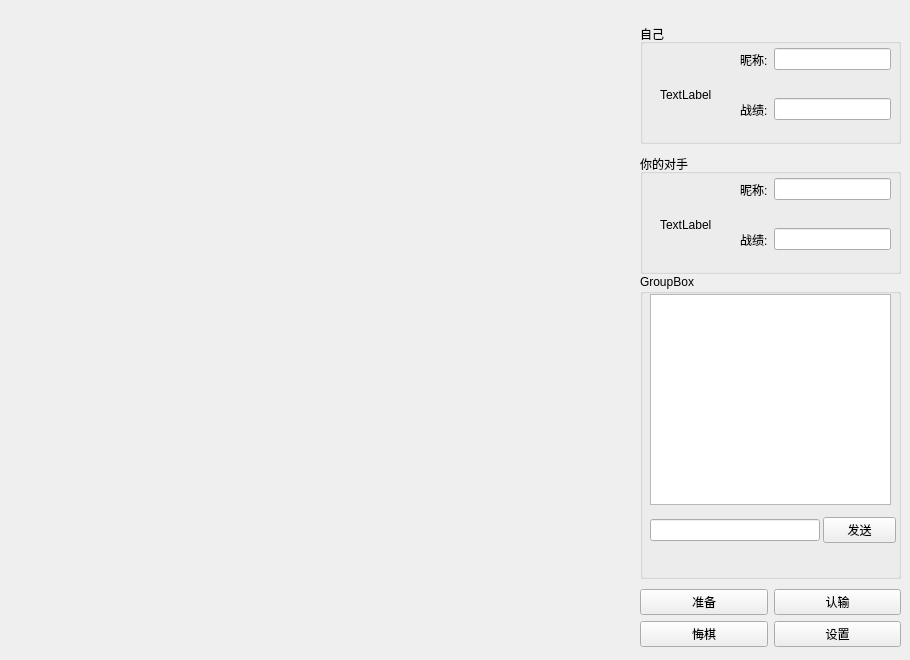
<?xml version="1.0" encoding="UTF-8"?>
<ui version="4.0">
 <class>HomePage</class>
 <widget class="QWidget" name="HomePage">
  <property name="geometry">
   <rect>
    <x>0</x>
    <y>0</y>
    <width>910</width>
    <height>660</height>
   </rect>
  </property>
  <property name="windowTitle">
   <string>Form</string>
  </property>
  <widget class="QWidget" name="gridLayoutWidget">
   <property name="geometry">
    <rect>
     <x>720</x>
     <y>10</y>
     <width>4</width>
     <height>4</height>
    </rect>
   </property>
   <layout class="QGridLayout" name="gridLayout"/>
  </widget>
  <widget class="QWidget" name="verticalLayoutWidget">
   <property name="geometry">
    <rect>
     <x>640</x>
     <y>10</y>
     <width>261</width>
     <height>641</height>
    </rect>
   </property>
   <layout class="QVBoxLayout" name="verticalLayout_2">
    <item>
     <widget class="QGroupBox" name="groupBox_4">
      <property name="minimumSize">
       <size>
        <width>0</width>
        <height>120</height>
       </size>
      </property>
      <property name="maximumSize">
       <size>
        <width>16777215</width>
        <height>100</height>
       </size>
      </property>
      <property name="title">
       <string>自己</string>
      </property>
      <widget class="QLabel" name="label_9">
       <property name="geometry">
        <rect>
         <x>20</x>
         <y>40</y>
         <width>61</width>
         <height>61</height>
        </rect>
       </property>
       <property name="text">
        <string>TextLabel</string>
       </property>
      </widget>
      <widget class="QWidget" name="horizontalLayoutWidget_5">
       <property name="geometry">
        <rect>
         <x>100</x>
         <y>20</y>
         <width>151</width>
         <height>31</height>
        </rect>
       </property>
       <layout class="QHBoxLayout" name="horizontalLayout_5">
        <item>
         <widget class="QLabel" name="label_10">
          <property name="text">
           <string>昵称:</string>
          </property>
         </widget>
        </item>
        <item>
         <widget class="QLineEdit" name="lineEdit_6"/>
        </item>
       </layout>
      </widget>
      <widget class="QWidget" name="horizontalLayoutWidget_6">
       <property name="geometry">
        <rect>
         <x>100</x>
         <y>70</y>
         <width>151</width>
         <height>31</height>
        </rect>
       </property>
       <layout class="QHBoxLayout" name="horizontalLayout_8">
        <item>
         <widget class="QLabel" name="label_11">
          <property name="text">
           <string>战绩:</string>
          </property>
         </widget>
        </item>
        <item>
         <widget class="QLineEdit" name="lineEdit_7"/>
        </item>
       </layout>
      </widget>
     </widget>
    </item>
    <item>
     <widget class="QGroupBox" name="groupBox">
      <property name="minimumSize">
       <size>
        <width>0</width>
        <height>120</height>
       </size>
      </property>
      <property name="maximumSize">
       <size>
        <width>16777215</width>
        <height>100</height>
       </size>
      </property>
      <property name="title">
       <string>你的对手</string>
      </property>
      <widget class="QLabel" name="label_4">
       <property name="geometry">
        <rect>
         <x>20</x>
         <y>40</y>
         <width>61</width>
         <height>61</height>
        </rect>
       </property>
       <property name="text">
        <string>TextLabel</string>
       </property>
      </widget>
      <widget class="QWidget" name="horizontalLayoutWidget">
       <property name="geometry">
        <rect>
         <x>100</x>
         <y>20</y>
         <width>151</width>
         <height>31</height>
        </rect>
       </property>
       <layout class="QHBoxLayout" name="horizontalLayout">
        <item>
         <widget class="QLabel" name="label_3">
          <property name="text">
           <string>昵称:</string>
          </property>
         </widget>
        </item>
        <item>
         <widget class="QLineEdit" name="lineEdit"/>
        </item>
       </layout>
      </widget>
      <widget class="QWidget" name="horizontalLayoutWidget_2">
       <property name="geometry">
        <rect>
         <x>100</x>
         <y>70</y>
         <width>151</width>
         <height>31</height>
        </rect>
       </property>
       <layout class="QHBoxLayout" name="horizontalLayout_2">
        <item>
         <widget class="QLabel" name="label_5">
          <property name="text">
           <string>战绩:</string>
          </property>
         </widget>
        </item>
        <item>
         <widget class="QLineEdit" name="lineEdit_2"/>
        </item>
       </layout>
      </widget>
     </widget>
    </item>
    <item>
     <widget class="QGroupBox" name="groupBox_3">
      <property name="minimumSize">
       <size>
        <width>0</width>
        <height>283</height>
       </size>
      </property>
      <property name="maximumSize">
       <size>
        <width>16777215</width>
        <height>305</height>
       </size>
      </property>
      <property name="title">
       <string>GroupBox</string>
      </property>
      <widget class="QTextEdit" name="text_edit_chat_info">
       <property name="geometry">
        <rect>
         <x>10</x>
         <y>20</y>
         <width>241</width>
         <height>211</height>
        </rect>
       </property>
       <property name="html">
        <string>&lt;!DOCTYPE HTML PUBLIC &quot;-//W3C//DTD HTML 4.0//EN&quot; &quot;http://www.w3.org/TR/REC-html40/strict.dtd&quot;&gt;
&lt;html&gt;&lt;head&gt;&lt;meta name=&quot;qrichtext&quot; content=&quot;1&quot; /&gt;&lt;style type=&quot;text/css&quot;&gt;
p, li { white-space: pre-wrap; }
&lt;/style&gt;&lt;/head&gt;&lt;body style=&quot; font-family:'.AppleSystemUIFont'; font-size:13pt; font-weight:400; font-style:normal;&quot;&gt;
&lt;p style=&quot;-qt-paragraph-type:empty; margin-top:0px; margin-bottom:0px; margin-left:0px; margin-right:0px; -qt-block-indent:0; text-indent:0px; font-family:'.AppleSystemUIFont';&quot;&gt;&lt;br /&gt;&lt;/p&gt;&lt;/body&gt;&lt;/html&gt;</string>
       </property>
      </widget>
      <widget class="QWidget" name="horizontalLayoutWidget_7">
       <property name="geometry">
        <rect>
         <x>10</x>
         <y>240</y>
         <width>246</width>
         <height>33</height>
        </rect>
       </property>
       <layout class="QHBoxLayout" name="horizontalLayout_9">
        <item>
         <widget class="QLineEdit" name="lineEdit_5">
          <property name="minimumSize">
           <size>
            <width>170</width>
            <height>0</height>
           </size>
          </property>
         </widget>
        </item>
        <item>
         <widget class="QPushButton" name="pushButton_7">
          <property name="maximumSize">
           <size>
            <width>73</width>
            <height>16777215</height>
           </size>
          </property>
          <property name="text">
           <string>发送</string>
          </property>
         </widget>
        </item>
       </layout>
      </widget>
     </widget>
    </item>
    <item>
     <layout class="QGridLayout" name="gridLayout_3">
      <item row="0" column="0">
       <widget class="QPushButton" name="pushButton_2">
        <property name="text">
         <string>准备</string>
        </property>
       </widget>
      </item>
      <item row="0" column="1">
       <widget class="QPushButton" name="pushButton_8">
        <property name="text">
         <string>认输</string>
        </property>
       </widget>
      </item>
      <item row="1" column="0">
       <widget class="QPushButton" name="pushButton_10">
        <property name="text">
         <string>悔棋</string>
        </property>
       </widget>
      </item>
      <item row="1" column="1">
       <widget class="QPushButton" name="pushButton_9">
        <property name="text">
         <string>设置</string>
        </property>
       </widget>
      </item>
     </layout>
    </item>
   </layout>
  </widget>
 </widget>
 <resources/>
 <connections/>
</ui>
